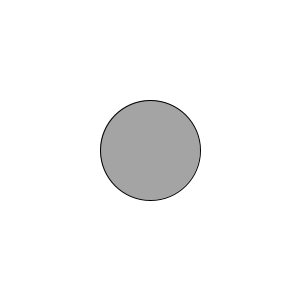
Frame 1 (no input)
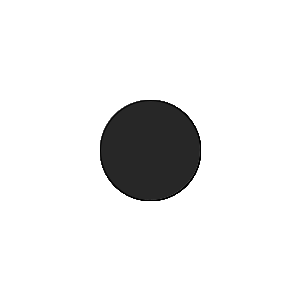
Frame 60 (the mouse pressed at the canvas centre just before this capture)
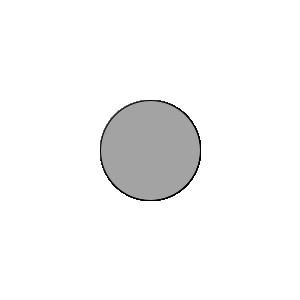
Frame 120 (the mouse held since frame 60 and released just before this capture)

The Processing sketch that drew these frames (run headless with seeded random() and noise(); from frame 60 on, the mouse is pressed at the canvas centre):

// Processing sketch: loopDraw
// ── loopDraw.pde
//código "dentro" do void setup
//é avaliado somente uma vez
void setup()
{ 
  size(300, 300);
  background(255);
}

//código "dentro" do void draw é
//avaliado em loop, 60 vezes/seg
void draw()
{
  fill(random(255));
  
  ellipse(150, 150, 100, 100);
}

//pergunta: o que aconteceria se a função fill
//estivesse dentro do void setup()?
